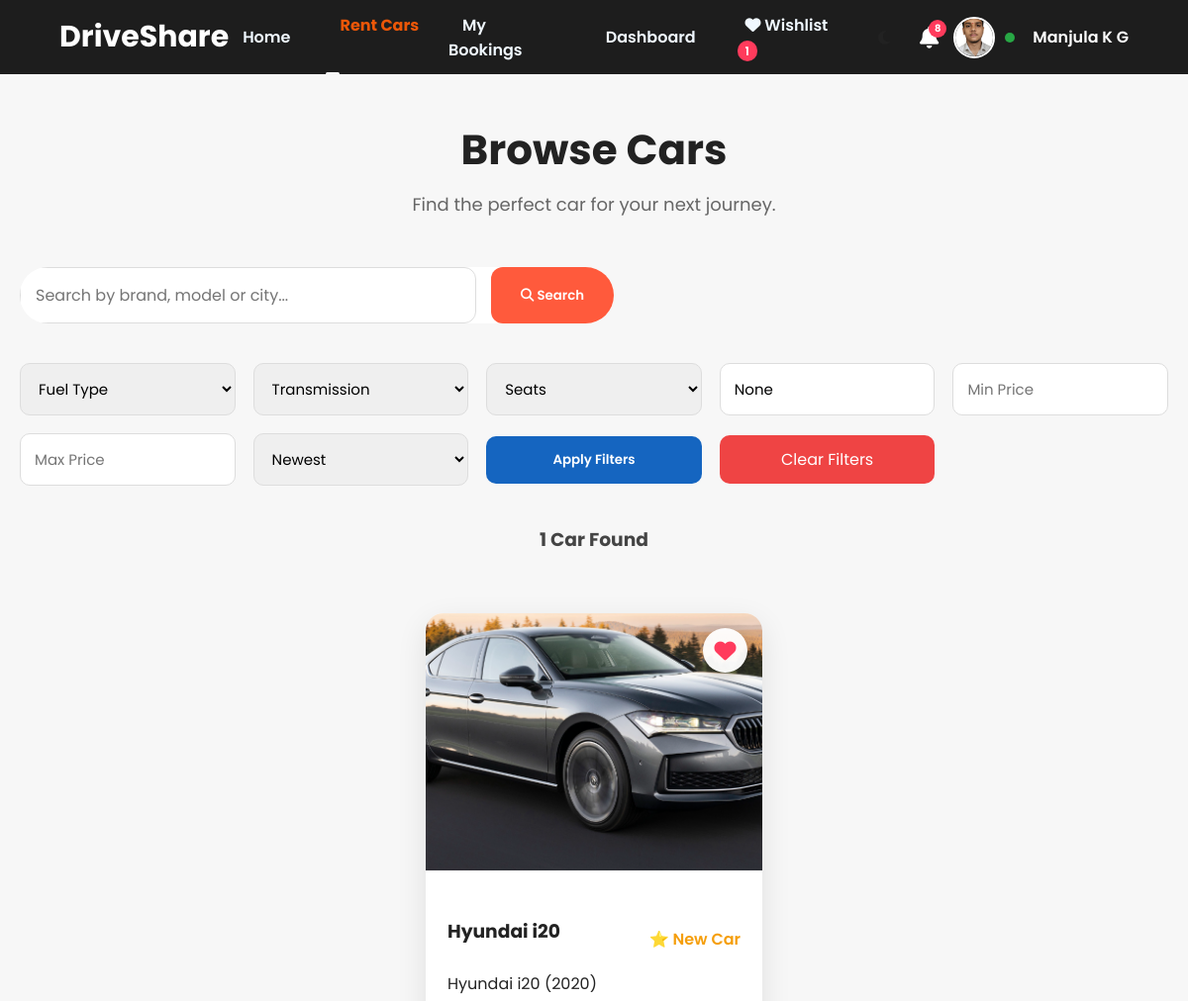
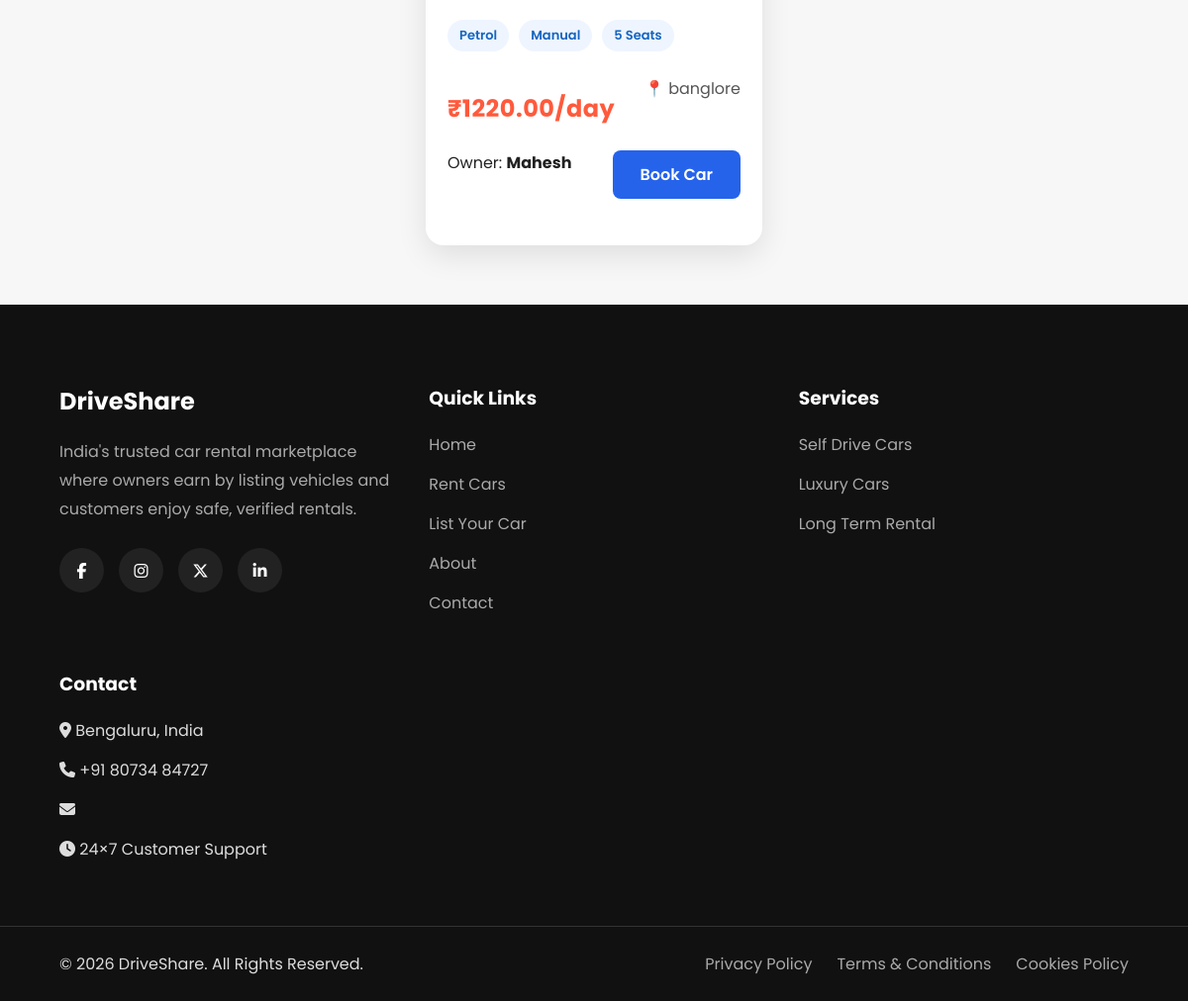
Screenshot of /cars/browse/ (signed in) with the database file from the repository (2 pictures, top to bottom).
### accounts/models.py (models this page shows, shortened)
class CustomUser(AbstractUser):
    USER_TYPES = (
    ("customer", "Customer"),
    ("owner", "Car Owner"),
)
    user_type = models.CharField(
        max_length=20,
        choices=USER_TYPES,
        default='customer'
    )
    phone_number = models.CharField(
        max_length=15,
        blank=True
    )
    profile_picture = models.ImageField(
        upload_to='profile_pictures/',
        blank=True,
        null=True
    )

### cars/models.py (models this page shows, shortened)
class Car(models.Model):
    FUEL_TYPES = [
        ("Petrol", "Petrol"),
        ("Diesel", "Diesel"),
        ("Electric", "Electric"),
        ("Hybrid", "Hybrid"),
        ("CNG", "CNG"),
    ]
    TRANSMISSION_TYPES = [
        ("Manual", "Manual"),
        ("Automatic", "Automatic"),
    ]
    STATUS_CHOICES = [
        ("Pending", "Pending"),
        ("Approved", "Approved"),
        ("Rejected", "Rejected"),
    ]
    owner = models.ForeignKey(
        CustomUser,
        on_delete=models.CASCADE,
        related_name="cars"
    )
    title = models.CharField(max_length=150)
    brand = models.CharField(max_length=100)
    model = models.CharField(max_length=100)
    year = models.PositiveIntegerField()
    color = models.CharField(max_length=50)
    seats = models.PositiveIntegerField()
    fuel_type = models.CharField(
        max_length=20,
        choices=FUEL_TYPES
    )
    transmission = models.CharField(
        max_length=20,
        choices=TRANSMISSION_TYPES
    )
    price_per_day = models.DecimalField(
        max_digits=10,
        decimal_places=2
    )
    city = models.CharField(max_length=100)
    description = models.TextField()
    is_available = models.BooleanField(default=True)
    approval_status = models.CharField(
        max_length=20,
        choices=STATUS_CHOICES,
        default="Pending"
    )
    rejection_reason = models.TextField(
    blank=True,
    null=True
)
    created_at = models.DateTimeField(auto_now_add=True)
    updated_at = models.DateTimeField(auto_now=True)

class CarImage(models.Model):
    car = models.ForeignKey(
        Car,
        on_delete=models.CASCADE,
        related_name="images"
    )
    image = models.ImageField(
        upload_to="car_images/"
    )
    is_primary = models.BooleanField(
        default=False
    )
    uploaded_at = models.DateTimeField(
        auto_now_add=True
    )

### cars/views.py (the view, shortened to what this page needs)
def browse_cars(request):
    cars = Car.objects.filter(
        approval_status="Approved",
        is_available=True
    )
    search = request.GET.get("search")
    fuel = request.GET.get("fuel")
    transmission = request.GET.get("transmission")
    seats = request.GET.get("seats")
    city = request.GET.get("city")
    min_price = request.GET.get("min_price")
    max_price = request.GET.get("max_price")
    sort = request.GET.get("sort")
    if fuel:
        cars = cars.filter(fuel_type=fuel)
    if transmission:
        cars = cars.filter(transmission=transmission)
    if seats:
        cars = cars.filter(seats=seats)
    if city:
        cars = cars.filter(city__icontains=city)
    if min_price:
        cars = cars.filter(price_per_day__gte=min_price)
    if max_price:
        cars = cars.filter(price_per_day__lte=max_price)
    if sort == "low":
        cars = cars.order_by("price_per_day")
    elif sort == "high":
        cars = cars.order_by("-price_per_day")
    elif sort == "old":
        cars = cars.order_by("created_at")
    else:
        cars = cars.order_by("-created_at")
    paginator = Paginator(cars, 9)
    page_number = request.GET.get("page")
    page_obj = paginator.get_page(page_number)
    wishlist_ids = []
    if request.user.is_authenticated and request.user.user_type == "customer":
        wishlist_ids = Wishlist.objects.filter(
            customer=request.user
        ).values_list(
            "car_id",
            flat=True
        )
    cars = cars.annotate(
    average_rating=Avg("reviews__rating"),
    total_reviews=Count("reviews")
)
    search = request.GET.get("search")
    cars = Car.objects.filter(
    approval_status="Approved",
    is_available=True,
)
    return render(
        request,
        "cars/browse_cars.html",
        {
            "cars": page_obj,
            "page_obj": page_obj,
            "wishlist_ids": wishlist_ids,
            "search": search,
            "fuel": fuel,
            "transmission": transmission,
            "seats": seats,
            "city": city,
            "min_price": min_price,
            "max_price": max_price,
            "sort": sort,
        }
    )

### templates/cars/browse_cars.html (shortened to what this page needs)
{% extends "base.html" %}
{% load static %}
{% block content %}
<section class="browse-section">
    <div class="browse-header">
        <h1>Browse Cars</h1>
        <p>Find the perfect car for your next journey.</p>
    </div>
    <div class="search-box">
        <form method="GET">
            <input
                type="text"
                name="search"
                placeholder="Search by brand, model or city..."
                value="{{ search|default:'' }}"
            >
            <button type="submit">
                <i class="fas fa-search"></i>
                Search
            </button>
        </form>
    </div>
    <div class="filter-box">
        <form method="GET">
            <select name="fuel">
                <option value="">Fuel Type</option>
            </select>
            <select name="transmission">
                <option value="">Transmission</option>
            </select>
            <select name="seats">
                <option value="">Seats</option>
            </select>
            <input
                type="text"
                name="city"
                placeholder="City"
                value="{{ city }}"
            >
            <input
                type="number"
                name="min_price"
                placeholder="Min Price"
                value="{{ min_price }}"
            >
            <input
                type="number"
                name="max_price"
                placeholder="Max Price"
                value="{{ max_price }}"
            >
            <select name="sort">
                <option value="">Newest</option>
            </select>
            <button type="submit">
                Apply Filters
            </button>
            <a href="{% url 'browse_cars' %}" class="clear-filter">
                Clear Filters
            </a>
        </form>
    </div>
    {% if page_obj %}
    <div class="results-count">
        <h3>
            {{ page_obj.paginator.count }} Car{{ page_obj.paginator.count|pluralize }} Found
        </h3>
    </div>
    {% endif %}
    {% if cars %}
    <div class="car-grid">
        {% for car in cars %}
        <div class="car-card">
                <div class="car-image">
        {% if car.images.first %}
            <img src="{{ car.images.first.image.url }}" alt="{{ car.title }}">
        {% else %}
            <img src="{% static 'images/default-car.jpg' %}" alt="No Image">
        {% endif %}
        {% if user.is_authenticated and user.user_type == "customer" %}
        <a href="{% url 'toggle_wishlist' car.id %}" class="wishlist-btn">
    {% if car.id in wishlist_ids %}
        <i class="fas fa-heart"></i>
    {% else %}
        <i class="far fa-heart"></i>
    {% endif %}
</a>
        {% endif %}
    </div>
            <div class="car-info">
                <h3>{{ car.title }}</h3>
                <div class="card-rating">
{% if car.average_rating %}
⭐ {{ car.average_rating|floatformat:1 }}
({{ car.total_reviews }} Review{{ car.total_reviews|pluralize }})
{% else %}
⭐ New Car
{% endif %}
</div>
                <p>{{ car.brand }} {{ car.model }} ({{ car.year }})</p>
                <div class="car-tags">
                    <span>{{ car.fuel_type }}</span>
                    <span>{{ car.transmission }}</span>
                    <span>{{ car.seats }} Seats</span>
                </div>
                <h2>₹{{ car.price_per_day }}/day</h2>
                <p class="city">
                    📍 {{ car.city }}
                </p>
                <p class="owner-rating">
Owner:
<strong>
{{ car.owner.get_full_name|default:car.owner.username }}
</strong>
</p>
                <a href="{% url 'car_details' car.id %}" class="view-btn">
                    Book Car
                </a>
            </div>
        </div>
        {% endfor %}
    </div>
    {% endif %}
</section>
{% endblock %}

### templates/navbar.html (shortened to what this page needs)
{% load static %}
<nav class="navbar">
    <div class="logo">
        <a href="/">DriveShare</a>
    </div>
    <ul class="nav-links" id="nav-links">
        <li>
            <a href="/" class="{% if request.path == '/' %}active{% endif %}">
                Home
            </a>
        </li>
        {% if user.is_authenticated %}
            {% if user.is_superuser %}
                <li>
                    <a href="{% url 'admin_dashboard' %}"class="{% if request.resolver_match.url_name == 'admin_dashboard' %}active{% endif %}">
                        Dashboard
                    </a>
                </li>
                <li>
                    <a href="{% url 'admin_car_list' %}"class="{% if request.resolver_match.url_name == 'admin_car_list' %}active{% endif %}">
                        Pending Cars
                    </a>
                </li>
                <li>
                    <a href="/admin/">
                        Django Admin
                    </a>
                </li>
                <li>
                    <a href="{% url 'revenue_report'  %}" class="{% if request.resolver_match.url_name == 'revenue_report' %}active{% endif %}">
                     Revenue Report
                        </a>
                </li>
            {% elif user.user_type == "customer" %}
                <li>
                    <a href="{% url 'browse_cars' %}" class="{% if request.resolver_match.url_name == 'browse_cars' %}active{% endif %}">
                        Rent Cars
                    </a>
                </li>
                <li>
                    <a href="{% url 'my_bookings' %}" class="{% if request.resolver_match.url_name == 'my-bookings' %}active{% endif %}">
                        My Bookings
                    </a>
                </li>
                <li>
                    <a href="{% url 'customer_dashboard' %}" class="{% if request.resolver_match.url_name == 'customer_dashboard' %}active{% endif %}">
                        Dashboard
                    </a>
                </li>
                <li>
                    <a href="{% url 'wishlist' %}"class="{% if request.resolver_match.url_name == 'wishlist' %}active{% endif %}">
                        <i class="fas fa-heart"></i>
                        Wishlist
                        <span class="wishlist-count">
                            {{ user.wishlist_items.count }}
                        </span>
                    </a>
                </li>
            {% endif %}
        {% endif %}
    </ul>
    <div class="auth-buttons">
        {% if user.is_authenticated %}
            <div class="theme-toggle">
                <i class="fas fa-moon"></i>
            </div>
            {% if not user.is_superuser %}
            <div class="notification-icon">
                <a href="{% url 'notifications' %}">
                    <i class="fas fa-bell"></i>
                    {% if notification_count > 0 %}
                        <span class="notification-badge">
                            {{ notification_count }}
                        </span>
                    {% endif %}
                </a>
            </div>
            {% endif %}
            <div class="user-profile" id="userProfile">
                {% if user.profile_picture %}
                    <img src="{{ user.profile_picture.url }}" class="nav-profile-img">
                {% else %}
                    <img src="{% static 'images/default-avatar.png' %}" class="nav-profile-img">
                {% endif %}
                {% if not user.is_superuser %}
                    {% if user.user_type == "customer" %}
                        {% if user.customer_profile.verification_status == "Approved" %}
                            <span class="status-dot approved"></span>
                        {% elif user.customer_profile.verification_status == "Pending" %}
                            <span class="status-dot pending"></span>
                        {% else %}
                            <span class="status-dot rejected"></span>
                        {% endif %}
                    {% endif %}
                {% endif %}
                <span class="user-name">
                    {{ user.first_name|default:user.username }}
                </span>
            </div>
        {% endif %}
    </div>
</nav>

### rows the page displays
CustomUser: wishlist_items.count "1", profile_picture (picture), first_name "Manjula K G"
Car: images.first.image (picture), title "Hyundai i20", brand "Hyundai", model "i20", year "2020", fuel_type "Petrol", transmission "Manual", seats "5", price_per_day "1220.00", city "banglore", owner.get_full_name "Mahesh"

### other values shown
{{ notification_count }} "8"
{{ page_obj.paginator.count }} "1"
